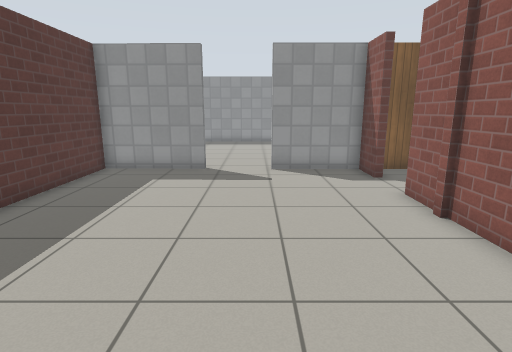
view 1 (above)

16 first-person views from a walk through a Gazebo world. The camera is 1.2 m above the floor, tilts 12° down and sees 80° across. The floor is counted in squares, 0.5 m on a side. Each view is taken from the middle of a square. On the plan, view 1 faces up. The plan holds only what a view shows up to about 18 squares ahead; the rest is blank. Gazebo's built-in surfaces are drawn with simple patterns.

view 2
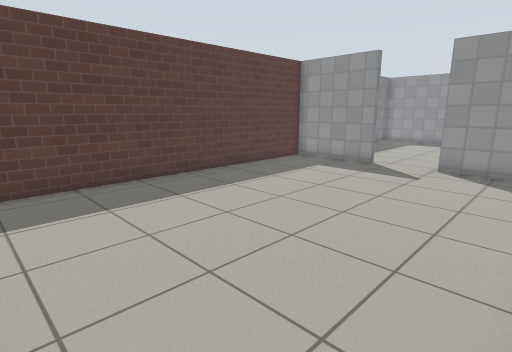

view 3
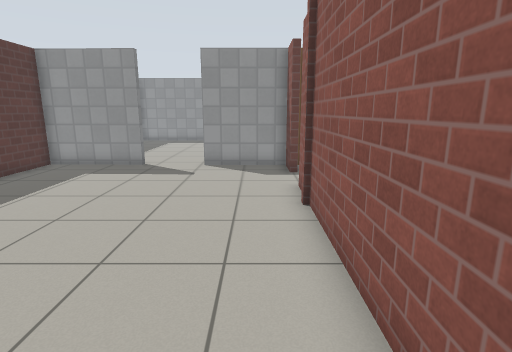

view 4
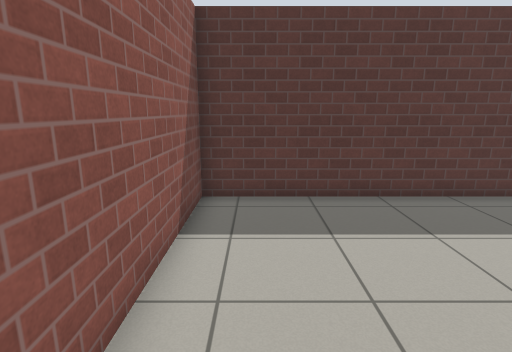

view 5
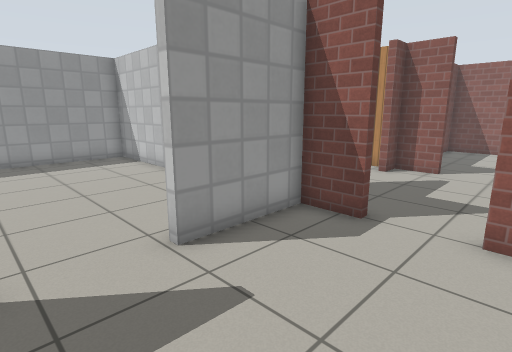

view 6
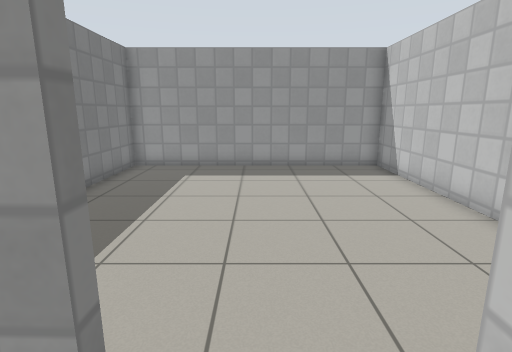

view 7
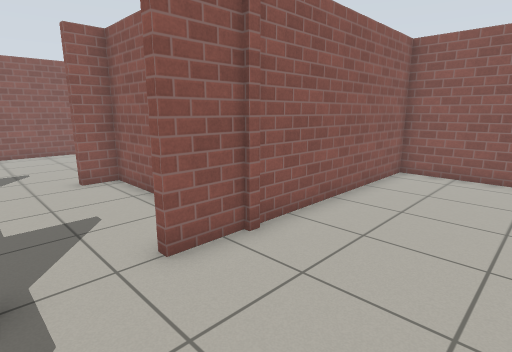

view 8
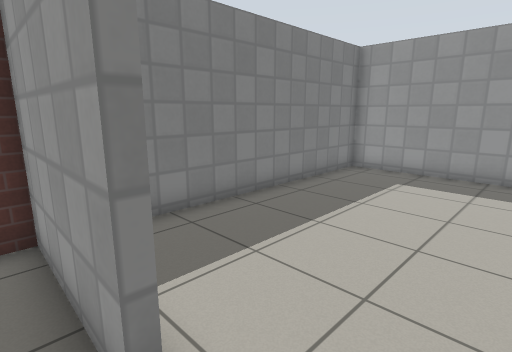

view 9
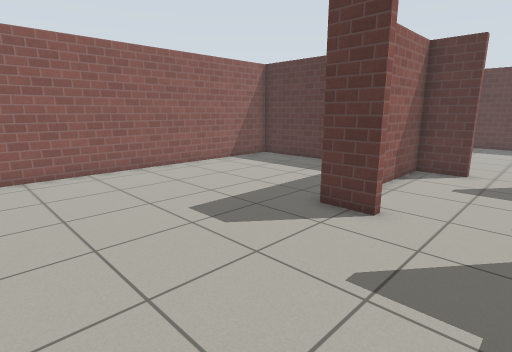

view 10
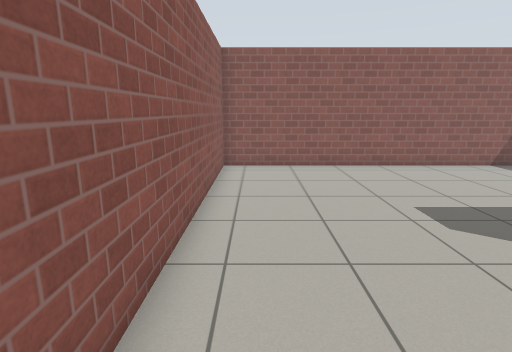

view 11
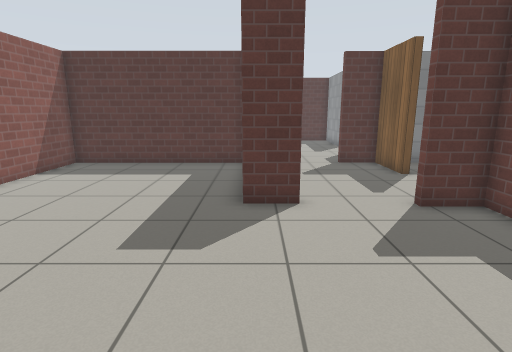

view 12
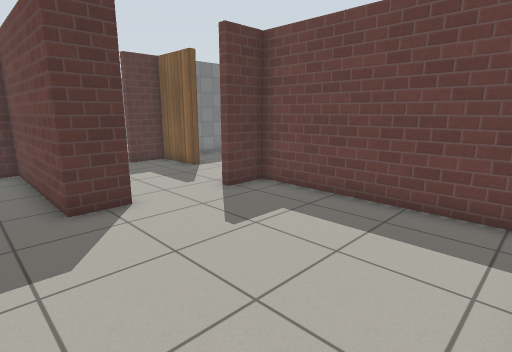

view 13
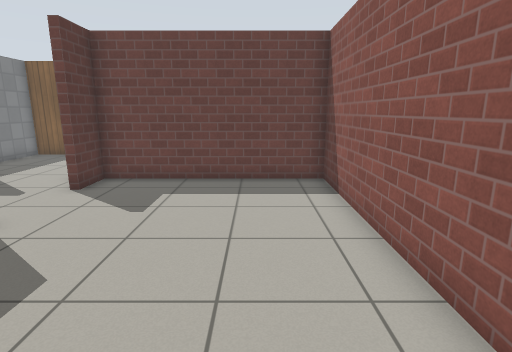

view 14
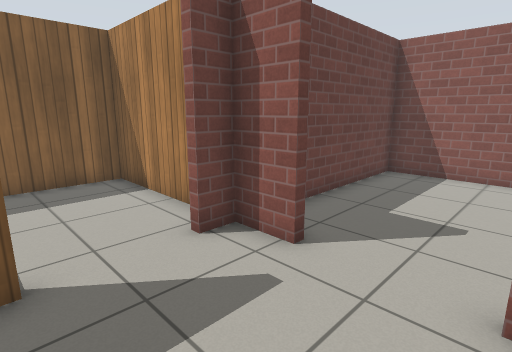

view 15
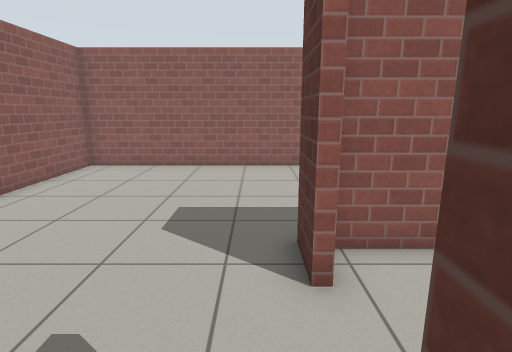

view 16
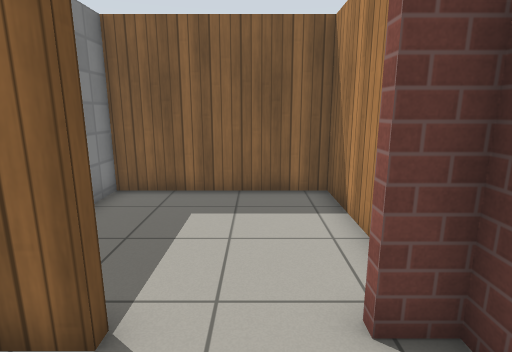

### Floor plan
Points are (right, up) in squares from view 1. A wall is a line through its corners. A room is listed if a view was taken in it or the views show most of it. See-through windows are left out.
Room 1 (views 1, 2, 3, 4, 5, 6, 7, 8)
walls: (-2.1, 12.8) (-6.4, 12.8) (-6.4, -1.5) (4.4, -1.5) (4.4, 8.7); (4.7, 11) (4.4, 11) (4.4, 12.7) (0.6, 12.7)
ways out: opening at (5, 9.5) to room 3; opening at (-1, 13) to room 4
Room 2 (views 9, 10, 11, 12, 13, 15)
walls: (11.2, 8.3) (11.2, 6.7) (4.7, 6.7) (4.7, -1.5) (19.5, -1.5) (19.5, 12.8) (11.5, 12.8) (11.5, 11.2) (11.2, 11.2); (11.2, 12.8) (10.3, 12.8)
ways out: opening at (11, 10) to room 3
Room 3 (views 14, 16)
walls: (7.4, 12.7) (4.7, 12.7) (4.7, 11); (11.2, 11.2) (11.2, 12.8); (4.7, 8.7) (4.7, 7) (10.9, 7) (10.9, 8.3); (10.3, 12.8) (10.3, 13.2)
ways out: opening at (5, 9.5) to room 1; opening at (11, 10) to room 2; opening at (9, 13) to room 5
Room 4 (no view inside)
walls: (4.4, 17.4) (4.4, 24.5) (-6.4, 24.5) (-6.4, 15)
ways out: opening at (-1, 13) to room 1
Room 5 (no view inside)
walls: (11.2, 13.5) (11.2, 19.1) (4.7, 19.1) (4.7, 14.2)
ways out: opening at (9, 13) to room 3

Positions as (right, up) in squares from view 1, and headings:
1: (0, 0), facing up
2: (4, -1), facing up-left
3: (3, -1), facing up
4: (2, 0), facing left
5: (-2, 8), facing up-right
6: (-1, 11), facing up
7: (0, 11), facing down-right
8: (0, 12), facing up-left
9: (18, 11), facing down-left
10: (18, 12), facing down
11: (19, 7), facing left
12: (19, 5), facing up-left
13: (17, 2), facing up
14: (7, 8), facing up-right
15: (12, 12), facing down
16: (9, 10), facing up
